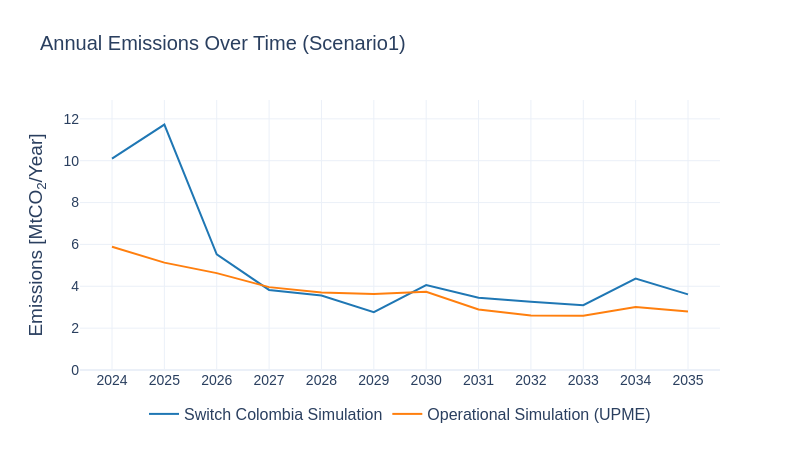

Notebook code for this chart:
### Code cell
sw.scenarios.annual_emissions_combined(
    dataframes=[em_sw, em_upme],
    x_axis='PERIOD',
    y_axis='AnnualEmissions_MtCO2_per_yr',
    labels=['Switch Colombia Simulation', 'Operational Simulation (UPME)'],
    colors=['#1f77b4', '#ff7f0e'],
    folder=scenario_name,
    title=scenario_name
)
#em_sw = em_sw[['PERIOD','AnnualEmissions_MtCO2_per_yr']]
#em_sw.to_csv('./13_switch.csv')
#em_upme = em_upme[['PERIOD','AnnualEmissions_MtCO2_per_yr']]
#em_upme.to_csv('./13_upme.csv')

### Figure 1 — Plotly figure (JSON) as saved in the notebook; plotly's stock layout.template omitted (floating-point values rounded to 4 significant figures)
{"data": [{"line": {"color": "#1f77b4"}, "mode": "lines+text", "name": "Switch Colombia Simulation", "type": "scatter", "x": [2024, 2025, 2026, 2027, 2028, 2029, 2030, 2031, 2032, 2033, 2034, 2035], "y": [10.1, 11.73, 5.53, 3.826, 3.562, 2.762, 4.059, 3.448, 3.266, 3.098, 4.368, 3.612]}, {"line": {"color": "#ff7f0e"}, "mode": "lines+text", "name": "Operational Simulation (UPME)", "type": "scatter", "x": [2024, 2025, 2026, 2027, 2028, 2029, 2030, 2031, 2032, 2033, 2034, 2035], "y": [5.89, 5.13, 4.63, 3.96, 3.7, 3.63, 3.74, 2.89, 2.6, 2.59, 3.01, 2.8]}], "layout": {"font": {"family": "Arial", "size": 16}, "height": 450, "legend": {"orientation": "h", "x": 0.5, "xanchor": "center", "y": -0.1}, "showlegend": true, "title": {"font": {"family": "Arial", "size": 20}, "text": "Annual Emissions Over Time (Scenario1)"}, "width": 800, "xaxis": {"tickfont": {"family": "Arial", "size": 14}, "tickvals": [2024, 2025, 2026, 2027, 2028, 2029, 2030, 2031, 2032, 2033, 2034, 2035], "title": {"text": ""}}, "yaxis": {"range": [0, 12.9], "tickfont": {"family": "Arial", "size": 14}, "title": {"text": "Emissions [MtCO<sub>2</sub>/Year]"}}}}
